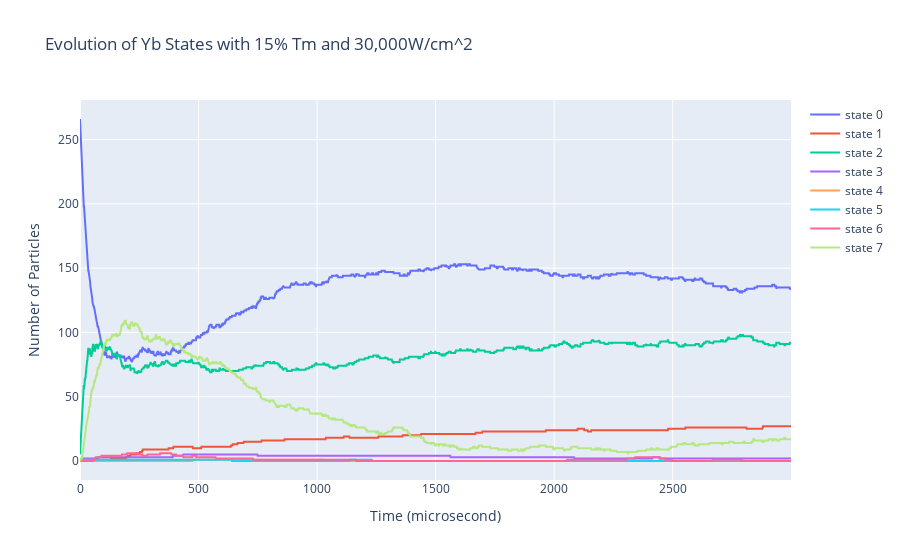

Notebook code cell kept with this figure:
### Code cell
import plotly.graph_objects as go

traces = []

for i, y in r['tm_distribution'].items():
    
    trace = go.Scatter(y=y, mode='lines', name=f'state {i}')
    traces.append(trace)

fig = go.Figure(traces)

fig.update_layout(title='Evolution of Yb States with 15% Tm and 30,000W/cm^2', xaxis_title='Time (microsecond)', yaxis_title='Number of Particles')

fig.show()

### Figure 1 — Plotly figure (JSON) as saved in the notebook; plotly's stock layout.template omitted (floating-point values rounded to 4 significant figures; data arrays with more than 128 entries replaced by an {"elided": "..."} marker saying what was removed)
{"data": [{"mode": "lines", "name": "state 0", "type": "scatter", "y": {"elided": "3000 int values"}}, {"mode": "lines", "name": "state 1", "type": "scatter", "y": {"elided": "3000 int values"}}, {"mode": "lines", "name": "state 2", "type": "scatter", "y": {"elided": "3000 int values"}}, {"mode": "lines", "name": "state 3", "type": "scatter", "y": {"elided": "3000 int values"}}, {"mode": "lines", "name": "state 4", "type": "scatter", "y": {"elided": "3000 int values"}}, {"mode": "lines", "name": "state 5", "type": "scatter", "y": {"elided": "3000 int values"}}, {"mode": "lines", "name": "state 6", "type": "scatter", "y": {"elided": "3000 int values"}}, {"mode": "lines", "name": "state 7", "type": "scatter", "y": {"elided": "3000 int values"}}], "layout": {"title": {"text": "Evolution of Yb States with 15% Tm and 30,000W/cm^2"}, "xaxis": {"title": {"text": "Time (microsecond)"}}, "yaxis": {"title": {"text": "Number of Particles"}}}}
